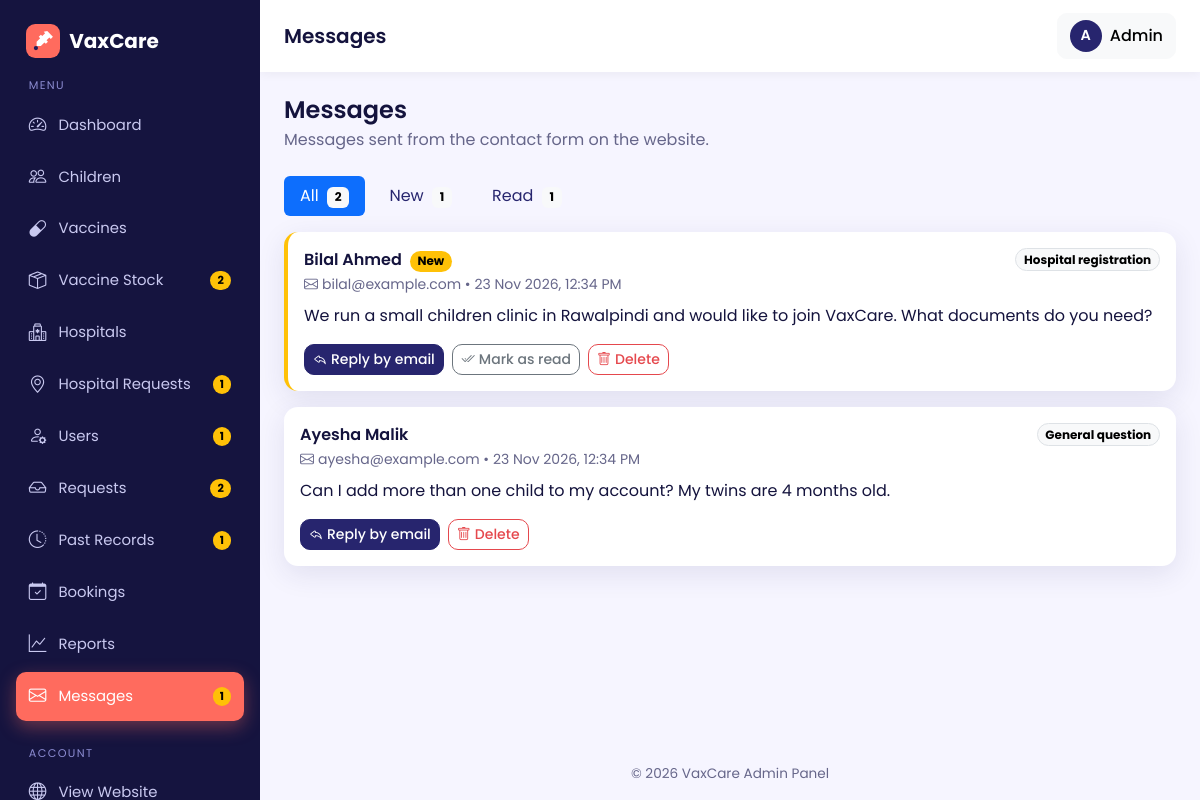
Page /admin/messages.php (signed in) on the committed database.
### tables this page shows
CREATE TABLE contact_messages (
  id INT AUTO_INCREMENT PRIMARY KEY,
  name VARCHAR(80) NOT NULL,
  email VARCHAR(120) NOT NULL,
  subject VARCHAR(100) NOT NULL,
  message TEXT NOT NULL,
  status ENUM('new','read') NOT NULL DEFAULT 'new',
  ip VARCHAR(45) NULL,                                
  created_at TIMESTAMP DEFAULT CURRENT_TIMESTAMP
);

### admin/messages.php (the view, shortened to what this page needs)
<?php
require_once __DIR__ . '/../config/db.php';
$tab = in_array($_GET['status'] ?? '', ['new', 'read'], true) ? $_GET['status'] : 'all';
$counts        = $pdo->query('SELECT status, COUNT(*) FROM contact_messages GROUP BY status')->fetchAll(PDO::FETCH_KEY_PAIR);
$counts['all'] = array_sum($counts);
$where  = $tab === 'all' ? '' : ' WHERE status = ?';
$params = $tab === 'all' ? [] : [$tab];
$stmt = $pdo->prepare('SELECT COUNT(*) FROM contact_messages' . $where);
$stmt->execute($params);
$p = paginate((int)$stmt->fetchColumn(), 8, $_GET['page'] ?? 1);
$stmt = $pdo->prepare(
    'SELECT * FROM contact_messages' . $where
    . " ORDER BY (status = 'new') DESC, created_at DESC, id DESC"
    . ' LIMIT ' . (int)$p['per_page'] . ' OFFSET ' . (int)$p['offset']
);
$stmt->execute($params);
$messages = $stmt->fetchAll();
require_once __DIR__ . '/../includes/admin_header.php';
?>
<div class="mb-4">
  <h4 class="mb-1">Messages</h4>
  <p class="text-muted mb-0">Messages sent from the contact form on the website.</p>
</div>
<ul class="nav nav-pills mb-3 gap-2">
  <?php foreach (['all' => 'All', 'new' => 'New', 'read' => 'Read'] as $key => $label): ?>
    <li class="nav-item">
      <a class="nav-link <?= $tab === $key ? 'active' : '' ?>" href="?status=<?= $key ?>">
        <?= $label ?> <span class="badge text-bg-light ms-1"><?= (int)($counts[$key] ?? 0) ?></span>
      </a>
    </li>
  <?php endforeach; ?>
</ul>
<div class="row g-3">
  <?php foreach ($messages as $m): ?>
    <div class="col-12">
      <div class="card <?= $m['status'] === 'new' ? 'border-start border-4 border-warning' : '' ?>">
        <div class="card-body">
          <div class="d-flex flex-wrap justify-content-between align-items-start gap-2 mb-2">
            <div class="min-w-0">
              <div class="fw-semibold"><?= e($m['name']) ?>
                <?php if ($m['status'] === 'new'): ?><span class="badge rounded-pill text-bg-warning ms-1">New</span><?php endif; ?>
              </div>
              <small class="text-muted"><i class="bi bi-envelope me-1"></i><?= e($m['email']) ?> &bull; <?= e(date('d M Y, h:i A', strtotime($m['created_at']))) ?></small>
            </div>
            <span class="badge rounded-pill text-bg-light border"><?= e($m['subject']) ?></span>
          </div>
          <p class="mb-3" style="white-space: pre-wrap;"><?= e($m['message']) ?></p>
          <div class="d-flex flex-wrap gap-2">
            <a href="mailto:<?= e($m['email']) ?>?subject=<?= e(rawurlencode('Re: ' . $m['subject'])) ?>" class="btn btn-sm btn-primary">
              <i class="bi bi-reply me-1"></i>Reply by email
            </a>
            <?php foreach ([['read', 'outline-secondary', 'bi-check2-all', 'Mark as read', $m['status'] === 'new'],
                            ['delete', 'outline-danger', 'bi-trash', 'Delete', true]] as [$act, $btn, $icon, $label, $show]): ?>
              <?php if ($show): ?>
                <form method="post" action="<?= BASE_URL ?>/admin/message_action.php" class="d-inline">
                  <button type="submit" class="btn btn-sm btn-<?= $btn ?>" <?= $act === 'delete' ? 'data-confirm="Delete this message?"' : '' ?>>
                    <i class="bi <?= $icon ?> me-1"></i><?= $label ?>
                  </button>
                </form>
              <?php endif; ?>
            <?php endforeach; ?>
          </div>
        </div>
      </div>
    </div>
  <?php endforeach; ?>
</div>
<?php require_once __DIR__ . '/../includes/admin_footer.php'; ?>

### assets/css/style.css (style rules this page uses)
:root { --brand: #27256e; --brand-dark: #1c1b57; --brand-light: #e8e7ff; --accent: #2563eb; --bg: #f6f5ff; --text: #1f2937; --muted: #6b7280; --radius: 14px; --shadow: 0 6px 24px rgba(39,37,110, 0.10); --bs-primary: #27256e; --bs-primary-rgb: 39, 37, 110; --bs-link-color: #27256e; --bs-link-hover-color: #1c1b57; --bs-body-font-family: 'Poppins', system-ui, sans-serif; --bs-body-color: var(--text); }
html { scroll-behavior: smooth; }
body { font-family: 'Poppins', system-ui, sans-serif; background: var(--bg); color: var(--text); min-height: 100vh; display: flex; flex-direction: column; }
h1, h2, h3, h4, h5, h6 { font-weight: 600; color: #0f172a; }
.text-muted { color: var(--muted) !important; }
.btn { border-radius: 10px; font-weight: 500; transition: all .2s ease; }
.btn-primary { --bs-btn-bg: var(--brand); --bs-btn-border-color: var(--brand); --bs-btn-hover-bg: var(--brand-dark); --bs-btn-hover-border-color: var(--brand-dark); --bs-btn-active-bg: var(--brand-dark); --bs-btn-active-border-color: var(--brand-dark); --bs-btn-disabled-bg: var(--brand); --bs-btn-disabled-border-color: var(--brand); }
.card { border: 0; border-radius: var(--radius); box-shadow: var(--shadow); }
body.admin-body { display: block; background: var(--bg); }
:root { --bs-primary-bg-subtle: #e8e7ff; --bs-primary-text-emphasis: #27256e; }
.min-w-0 { min-width: 0; }
html { scroll-padding-top: 80px; }
:root { --brand: #27256e; --brand-dark: #1c1b57; --brand-light: #e8e7ff; --indigo: #4b47d1; --coral: #ff6b5e; --coral-dark: #e9554a; --teal: #2a9df4; --bg: #f6f5ff; --text: #14133d; --muted: #66668a; --navy-deep: #15143f; --shadow: 0 8px 28px rgba(39,37,110,.10); --bs-primary: #27256e; --bs-primary-rgb: 39, 37, 110; --bs-link-color: #27256e; --bs-link-hover-color: #1c1b57; --bs-primary-bg-subtle: #e8e7ff; --bs-primary-text-emphasis: #27256e; --bs-body-color: #14133d; }
h1, h2, h3, h4, h5, h6 { color: var(--text); }
:root { --teal: #2a9df4; --bs-success: #4b47d1; --bs-success-rgb: 75, 71, 209; --bs-success-bg-subtle: #e8e7ff; --bs-success-border-subtle: #c9c7ff; --bs-success-text-emphasis: #27256e; --bs-danger: #e5484d; --bs-danger-rgb: 229, 72, 77; --bs-danger-bg-subtle: #ffe6e7; --bs-danger-border-subtle: #ffc9cb; --bs-danger-text-emphasis: #8f1d22; --bs-info: #2a9df4; --bs-info-rgb: 42, 157, 244; --bs-info-bg-subtle: #e3f3ff; --bs-info-border-subtle: #b9e0fc; --bs-info-text-emphasis: #0c5a96; }
.btn { font-weight: 500; }
.btn-outline-danger { --bs-btn-color: #e5484d; --bs-btn-border-color: #e5484d; --bs-btn-hover-bg: #e5484d; --bs-btn-hover-border-color: #e5484d; --bs-btn-active-bg: #e5484d; --bs-btn-active-border-color: #e5484d; }

### rows in the picture
contact_messages: name "Bilal Ahmed", status "New", email "bilal@example.com", created_at "23 Nov 2026, 12:34 PM", subject "Hospital registration", message "We run a small children clinic in Rawalpindi and would like to join VaxCare. What documents do you need?", label "Mark as read", label "Delete"
contact_messages: name "Ayesha Malik", email "ayesha@example.com", created_at "23 Nov 2026, 12:34 PM", subject "General question", message "Can I add more than one child to my account? My twins are 4 months old.", label "Delete"

### other values in the picture
APP_NAME "VaxCare"
$label "Dashboard"
$label "Children"
$label "Vaccines"
$label "Vaccine Stock"
$badges[$file] "2"
$label "Hospitals"
$label "Hospital Requests"
$badges[$file] "1"
$label "Users"
$label "Requests"
$label "Past Records"
$label "Bookings"
$label "Reports"
$label "Messages"
